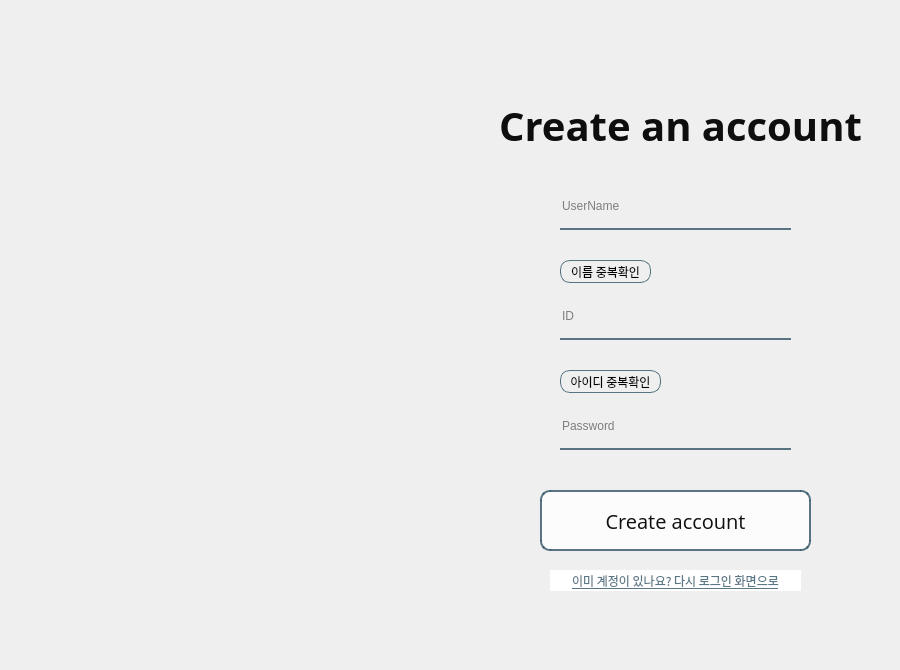
<?xml version="1.0" encoding="UTF-8"?>
<ui version="4.0">
 <class>Dialog</class>
 <widget class="QDialog" name="Dialog">
  <property name="geometry">
   <rect>
    <x>0</x>
    <y>0</y>
    <width>900</width>
    <height>670</height>
   </rect>
  </property>
  <property name="windowTitle">
   <string>Dialog</string>
  </property>
  <property name="styleSheet">
   <string notr="true">background-color: 'white';</string>
  </property>
  <layout class="QGridLayout" name="gridLayout">
   <property name="leftMargin">
    <number>0</number>
   </property>
   <property name="topMargin">
    <number>0</number>
   </property>
   <property name="rightMargin">
    <number>0</number>
   </property>
   <property name="bottomMargin">
    <number>0</number>
   </property>
   <property name="spacing">
    <number>0</number>
   </property>
   <item row="0" column="0">
    <widget class="QLabel" name="label">
     <property name="text">
      <string/>
     </property>
     <property name="pixmap">
      <pixmap resource="resource.qrc">:/res/res/bg2.png</pixmap>
     </property>
     <property name="scaledContents">
      <bool>true</bool>
     </property>
    </widget>
   </item>
   <item row="0" column="1">
    <widget class="QWidget" name="widget_2" native="true">
     <property name="styleSheet">
      <string notr="true">background-color: '#fff';</string>
     </property>
     <widget class="QLabel" name="label_3">
      <property name="geometry">
       <rect>
        <x>10</x>
        <y>100</y>
        <width>441</width>
        <height>51</height>
       </rect>
      </property>
      <property name="font">
       <font>
        <family>Open Sans</family>
        <pointsize>30</pointsize>
        <weight>75</weight>
        <bold>true</bold>
       </font>
      </property>
      <property name="styleSheet">
       <string notr="true">color:rgba(0,0,0,240);</string>
      </property>
      <property name="text">
       <string>Create an account</string>
      </property>
      <property name="scaledContents">
       <bool>true</bool>
      </property>
      <property name="alignment">
       <set>Qt::AlignCenter</set>
      </property>
     </widget>
     <widget class="QPushButton" name="create_btn">
      <property name="geometry">
       <rect>
        <x>90</x>
        <y>490</y>
        <width>271</width>
        <height>61</height>
       </rect>
      </property>
      <property name="font">
       <font>
        <family>Open Sans</family>
        <pointsize>15</pointsize>
       </font>
      </property>
      <property name="styleSheet">
       <string notr="true">QPushButton#create_btn{
	background-color:rgba(255, 255, 255,210);
	color: rgba(0,0,0,240);
	border:2px solid rgba(46,82,101,200);
	border-radius:10px;
}
QPushButton#create_btn:hover{
	background-color:rgba(46,82,101,200);
	color: rgba(250,250,250,210);
	border:none;
	border-radius:10px;
}
QPushButton#create_btn:pressed{
	background-color:rgba(46,82,101,200);
	color: rgba(250,250,250,210);
	border:none;
	border-radius:10px;
	font-weight: bold;
}

</string>
      </property>
      <property name="text">
       <string>Create account</string>
      </property>
     </widget>
     <widget class="QPushButton" name="back_btn">
      <property name="geometry">
       <rect>
        <x>100</x>
        <y>570</y>
        <width>251</width>
        <height>21</height>
       </rect>
      </property>
      <property name="font">
       <font>
        <family>맑은 고딕</family>
        <underline>true</underline>
       </font>
      </property>
      <property name="styleSheet">
       <string notr="true">QPushButton#back_btn{
	border:none;
	background-color: #fff;
	color:  rgba(46,82,101,200);
}
QPushButton#back_btn:hover{
	color: rgba(0,0,0,240);
}
QPushButton#back_btn:pressed{
	color: rgba(0,0,0,240);
	font-weight: bold;
}
</string>
      </property>
      <property name="text">
       <string>이미 계정이 있나요? 다시 로그인 화면으로</string>
      </property>
     </widget>
     <widget class="QPushButton" name="pushButton">
      <property name="geometry">
       <rect>
        <x>110</x>
        <y>260</y>
        <width>91</width>
        <height>23</height>
       </rect>
      </property>
      <property name="font">
       <font>
        <family>맑은 고딕</family>
       </font>
      </property>
      <property name="styleSheet">
       <string notr="true">QPushButton#pushButton{
	border: 1px solid rgba(46,82,101,200);
	border-radius: 10px;
	background-color: 'white';
}
QPushButton#pushButton:hover{
	border-radius: 10px;
	color: 'white';
	background-color: rgba(46,82,101,200);
}
QPushButton#pushButton:pressed{
	border-radius: 10px;
	color: 'white';
	background-color: rgba(46,82,101,200);
}</string>
      </property>
      <property name="text">
       <string>이름 중복확인</string>
      </property>
     </widget>
     <widget class="QPushButton" name="pushButton_2">
      <property name="geometry">
       <rect>
        <x>110</x>
        <y>370</y>
        <width>101</width>
        <height>23</height>
       </rect>
      </property>
      <property name="font">
       <font>
        <family>맑은 고딕</family>
       </font>
      </property>
      <property name="styleSheet">
       <string notr="true">QPushButton#pushButton_2{
	border: 1px solid rgba(46,82,101,200);
	border-radius: 10px;
	background-color: 'white';
}
QPushButton#pushButton_2:hover{
	border-radius: 10px;
	color: 'white';
	background-color: rgba(46,82,101,200);
}
QPushButton#pushButton_2:pressed{
	border-radius: 10px;
	color: 'white';
	background-color: rgba(46,82,101,200);
}</string>
      </property>
      <property name="text">
       <string>아이디 중복확인</string>
      </property>
     </widget>
     <widget class="QLabel" name="label_4">
      <property name="geometry">
       <rect>
        <x>50</x>
        <y>80</y>
        <width>56</width>
        <height>12</height>
       </rect>
      </property>
      <property name="font">
       <font>
        <italic>false</italic>
        <underline>true</underline>
       </font>
      </property>
      <property name="styleSheet">
       <string notr="true">color: 'red';</string>
      </property>
      <property name="text">
       <string/>
      </property>
     </widget>
     <widget class="QWidget" name="">
      <property name="geometry">
       <rect>
        <x>110</x>
        <y>190</y>
        <width>231</width>
        <height>63</height>
       </rect>
      </property>
      <layout class="QVBoxLayout" name="verticalLayout">
       <item>
        <widget class="QLineEdit" name="user_name">
         <property name="minimumSize">
          <size>
           <width>0</width>
           <height>40</height>
          </size>
         </property>
         <property name="maximumSize">
          <size>
           <width>16777215</width>
           <height>40</height>
          </size>
         </property>
         <property name="styleSheet">
          <string notr="true">background-color:rgba(0,0,0,0);
border:none;
border-bottom:2px solid rgba(46,82,101,200);
color:rgba(0,0,0,240);
padding-bottom:7px;

</string>
         </property>
         <property name="text">
          <string/>
         </property>
         <property name="placeholderText">
          <string>UserName</string>
         </property>
        </widget>
       </item>
       <item>
        <widget class="QLabel" name="name_check">
         <property name="font">
          <font>
           <family>맑은 고딕</family>
          </font>
         </property>
         <property name="text">
          <string/>
         </property>
        </widget>
       </item>
      </layout>
     </widget>
     <widget class="QWidget" name="">
      <property name="geometry">
       <rect>
        <x>110</x>
        <y>300</y>
        <width>231</width>
        <height>63</height>
       </rect>
      </property>
      <layout class="QVBoxLayout" name="verticalLayout_2">
       <item>
        <widget class="QLineEdit" name="user_id">
         <property name="minimumSize">
          <size>
           <width>0</width>
           <height>40</height>
          </size>
         </property>
         <property name="maximumSize">
          <size>
           <width>16777215</width>
           <height>40</height>
          </size>
         </property>
         <property name="styleSheet">
          <string notr="true">background-color:rgba(0,0,0,0);
border:none;
border-bottom:2px solid rgba(46,82,101,200);
color:rgba(0,0,0,240);
padding-bottom:7px;

</string>
         </property>
         <property name="text">
          <string/>
         </property>
         <property name="placeholderText">
          <string>ID</string>
         </property>
        </widget>
       </item>
       <item>
        <widget class="QLabel" name="id_check">
         <property name="font">
          <font>
           <family>맑은 고딕</family>
          </font>
         </property>
         <property name="text">
          <string/>
         </property>
        </widget>
       </item>
      </layout>
     </widget>
     <widget class="QWidget" name="">
      <property name="geometry">
       <rect>
        <x>110</x>
        <y>410</y>
        <width>231</width>
        <height>60</height>
       </rect>
      </property>
      <layout class="QVBoxLayout" name="verticalLayout_3">
       <item>
        <widget class="QLineEdit" name="user_pw">
         <property name="minimumSize">
          <size>
           <width>0</width>
           <height>40</height>
          </size>
         </property>
         <property name="maximumSize">
          <size>
           <width>16777215</width>
           <height>40</height>
          </size>
         </property>
         <property name="styleSheet">
          <string notr="true">background-color:rgba(0,0,0,0);
border:none;
border-bottom:2px solid rgba(46,82,101,200);
color:rgba(0,0,0,240);
padding-bottom:7px;

</string>
         </property>
         <property name="placeholderText">
          <string>Password</string>
         </property>
        </widget>
       </item>
       <item>
        <widget class="QLabel" name="pw_check">
         <property name="text">
          <string/>
         </property>
        </widget>
       </item>
      </layout>
     </widget>
    </widget>
   </item>
  </layout>
 </widget>
 <resources>
  <include location="resource.qrc"/>
 </resources>
 <connections>
  <connection>
   <sender>back_btn</sender>
   <signal>clicked()</signal>
   <receiver>Dialog</receiver>
   <slot>back_to_login()</slot>
   <hints>
    <hint type="sourcelabel">
     <x>643</x>
     <y>543</y>
    </hint>
    <hint type="destinationlabel">
     <x>918</x>
     <y>567</y>
    </hint>
   </hints>
  </connection>
 </connections>
 <slots>
  <slot>back_to_login()</slot>
 </slots>
</ui>
